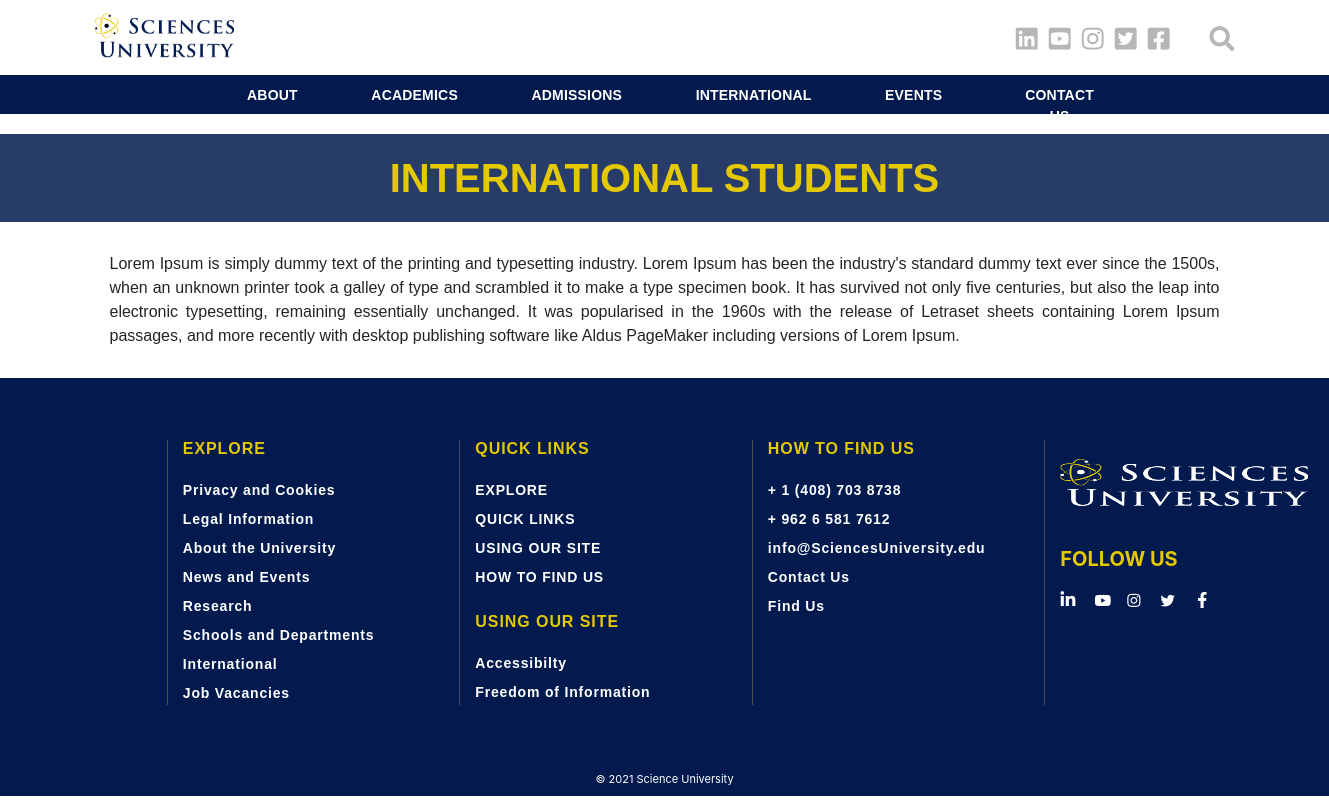
Page /html_pages/courses.php?id=10 on the committed database.
### tables this page shows
CREATE TABLE `logo` (
  `id` int(11) NOT NULL,
  `admin_id` int(11) NOT NULL,
  `logo_image` text NOT NULL,
  `alt_image` varchar(255) NOT NULL,
  `created_at` timestamp NOT NULL DEFAULT CURRENT_TIMESTAMP,
  `updated_at` timestamp NOT NULL DEFAULT CURRENT_TIMESTAMP
);

CREATE TABLE `menu_link` (
  `id` int(11) NOT NULL,
  `parent_id` int(11) DEFAULT '1',
  `admin_id` int(11) NOT NULL,
  `title` varchar(60) NOT NULL,
  `path` text,
  `type` enum('header','footer') DEFAULT NULL,
  `body` text,
  `created_at` timestamp NOT NULL DEFAULT CURRENT_TIMESTAMP,
  `updated_at` timestamp NOT NULL DEFAULT CURRENT_TIMESTAMP
);

CREATE TABLE `course` (
  `id` int(11) NOT NULL,
  `admin_id` int(11) NOT NULL,
  `media_id` int(11) NOT NULL,
  `title` varchar(100) NOT NULL,
  `body` text NOT NULL,
  `created_at` timestamp NOT NULL DEFAULT CURRENT_TIMESTAMP,
  `updated_at` timestamp NOT NULL DEFAULT CURRENT_TIMESTAMP
);

CREATE TABLE `site_setting` (
  `id` int(11) NOT NULL,
  `admin_id` int(11) NOT NULL,
  `config_name` varchar(32) NOT NULL,
  `config_value` text NOT NULL,
  `created_at` timestamp NOT NULL DEFAULT CURRENT_TIMESTAMP,
  `updated_at` timestamp NOT NULL DEFAULT CURRENT_TIMESTAMP
);

### config/dbconfig.php (called while the page is built, shortened)
<?php
class ConnectDb {
  private $host ='localhost';
  private $user ='root';
  private $pass ='123456';
  private $dbname ='Science_uni';
  private $dbh;
  private $stmt;    public function __construct(){
      $dsn = 'mysql:host='. $this->host . ';dbname='. $this->dbname.'';
      $options = array(
          PDO::ATTR_PERSISTENT => true,
          PDO::ATTR_ERRMODE    => PDO::ERRMODE_EXCEPTION
      );
      try {
          $this->dbh = new PDO($dsn, $this->user, $this->pass, $options);
      } catch(PDOException $e){
          $this->error = $e->getMessage();
      }
  }
  public function query($query){
      $this->stmt = $this->dbh->prepare($query);
  }    public function bind($param, $value, $type = null){
      if(is_null($type)){
          switch(true){
                  default:
                  $type = PDO::PARAM_STR;
          }
      }
      $this->stmt->bindValue($param,  $value, $type);
  }    public function execute(){
      return $this->stmt->execute();
  }    public function resultset(){
      $this->execute();
      return $this->stmt->fetchAll(PDO::FETCH_ASSOC);
  }}
?>

### entity/logo.php (called while the page is built, shortened)
<?php
include_once('../config/dbconfig.php');
class Logo extends ConnectDb {
    public function getLogo() {
        $this->query('SELECT * FROM logo');
        $this->execute();
        $row=$this->resultset();
        return $row;
    }
}
?>

### entity/menu.php (called while the page is built, shortened)
<?php
include_once('../config/dbconfig.php');
class Menu extends ConnectDb {
    public function getMenuHeaderPublic() {
        $this->query('SELECT * FROM menu_link WHERE id <> 1 AND parent_id = 1 ORDER BY id LIMIT 6');
        $this->execute();
        $row=$this->resultset();
        return $row;
    }
    public function getMenuFooter() {
        $this->query('SELECT * FROM menu_link WHERE id <> 2 AND parent_id = 2');
        $this->execute();
        $row=$this->resultset();
        return $row;
    }
    public function getMenuFooterPublic() {
        $this->query('SELECT * FROM menu_link WHERE id <> 2 AND parent_id = 2 ORDER BY id LIMIT 4');
        $this->execute();
        $row=$this->resultset();
        return $row;
    }
    public function getSubMenuFooter($id) {
        $this->query('SELECT * FROM menu_link WHERE id <> 2 AND parent_id = :id');
        $this->bind(':id',$id);
        $this->execute();
        $row=$this->resultset();
        return $row;
    }
    public function countSub($id) {
        $this->query('SELECT COUNT(id) FROM menu_link WHERE id <> 2 AND parent_id = :id');
        $this->bind(':id',$id);
        $this->execute();
        $row=$this->resultset();
        return $row;
    }
}
?>

### entity/course.php (called while the page is built, shortened)
<?php
include_once('../config/dbconfig.php');
class Course extends ConnectDb {
    public function getCourseById($id){
        $this->query('SELECT course.* , media.title AS imgTitle , media.path,  media.alt_image FROM course INNER JOIN media ON  course.media_id = media.id WHERE course.id = :id');
        $this->bind('id',$id);
        $this->execute();
        $row=$this->resultset();
        return $row;
    }
}

### entity/site_setting.php (called while the page is built, shortened)
<?php
include_once('../config/dbconfig.php');
class SiteSet extends ConnectDb {
    public function getCopy() {
        $this->query("SELECT * FROM site_setting WHERE config_name = 'copyright'");
        $this->execute();
        $row=$this->resultset();
        return $row;
    }
}
?>

### html_pages/courses.php (the view)
<?php
include('public_header.php');
include('../entity/course.php');
$id = $_GET['id'];
$course = new Course();
$gCourse = $course->getCourseById($id);
?>
<link rel="stylesheet" href="style/main-pages.css" />
<main>
    <h1 class="heading-title"><?php echo $gCourse[0]['title'] ?></h1>
    <div class="container">
      <p><?php echo $gCourse[0]['body'] ?></p>
    </div>
  </main>
<?php
include('public_footer.php');
?>

### html_pages/public_header.php (shortened to what this page needs)
<?php
include('../entity/menu.php');
include('../entity/logo.php');
include('../entity/site_setting.php');
$menu = new Menu();
$logo = new Logo();
$site = new SiteSet();
$gLogo = $logo->getLogo();
$gCopy = $site->getCopy();
?>
<!DOCTYPE html>
<html lang="en">
  <head>
      <link rel="stylesheet" href="https://pro.fontawesome.com/releases/v5.10.0/css/all.css"/>
      <link rel="stylesheet" href="style/header.css" />
      <link rel="stylesheet" href="style/index.css" />
      <link rel="stylesheet" href="style/titles.css" />
      <link rel="stylesheet" href="style/buttons.css" />
      <link rel="stylesheet" href="style/footer.css" />
      <link rel="stylesheet" href="bootstrap-4.6.0-dist/css/bootstrap.min.css"/>
  </head>
  <body>
    <header>
      <div class="header">
        <div class="container">
          <div class="row">
            <div class="col-2 logo-row">
              <a href="index.php"><img src="<?php echo $gLogo[0]['logo_image']; ?>" alt="<?php echo $gLogo[0]['alt_image']; ?>" class="logo" title="Sciences University"/></a>
            </div>
            <div class="col-10 social-media">
              <span class="icons align-middle" id="icons">
                <a href="https://www.linkedin.com/" title="linkedin"><i class="fab fa-linkedin"></i></a>
                <a href="https://www.youtube.com/" title="youtube"><i class="fab fa-youtube-square"></i></a>
                <a href="https://www.instagram.com/" title="instagram"><i class="fab fa-instagram"></i></a>
                <a href="https://www.twitter.com/" title="twitter"><i class="fab fa-twitter-square"></i></a>
                <a href="https://www.facebook.com/" title="facebook"><i class="fab fa-facebook-square fb"></i></a>
                <i class="fas fa-search search" id="search" onclick="openSearchBar()"></i>
              </span>
            </div>
          </div>
        </div>
      </div>
    <div class="cont-bk">
      <div class="container navbar-container">
        <div class="row">
          <div class="col-1"></div>
          <div class="col-11">
            <nav class="navbar navbar-expand-lg navbar-light navbar-grid">
              <div class="container-fluid content-nav navbar-section">
                <div class="collapse navbar-collapse navbar-section1" id="navbarNav">
                  <ul class="navbar-nav">
                  <?php
                        foreach($menu->getMenuHeaderPublic() as $gMenuH){
                      ?>
                    <li class="nav-item active About">
                      <a class="nav-link" aria-current="page" href="inner_page.php?id=<?php echo $gMenuH['id'] ?>" style="letter-spacing: 0.2px;"><?php echo $gMenuH['title'] ?></a>
                    </li>
                    <?php
                        }
                    ?>
                  </ul>
                </div>
              </div>
            </nav>
          </div>
        </div>
      </div>
    </div>
    </header>

### html_pages/public_footer.php (shortened to what this page needs)
<footer class="page-footer font-small indigo bottom-footer">
      <div class="container text-left text-md-left footer">
        <div class="row">
          <?php
          foreach($menu->getMenuFooter() as $gMenuF){
            $id = $gMenuF['id'];
            $count = $menu->countSub($id);
            if($gMenuF['title'] == "USING OUR SITE"){
              continue;
            }
          ?>
          <div class="col-lg-3 col-md-6 mx-auto border-footer">
          <?php if($count[0]['COUNT(id)'] > 4) {?>
            <ul class="list-unstyled first-col">
              <li class="titles-footer">
              <?php echo $gMenuF['title'] ?>
              </li>
              <?php
              foreach($menu->getSubMenuFooter($id) as $gSubMenu){
              ?>
              <li>
                <a href="inner_page.php?id=<?php echo $gSubMenu['id'] ?>"><?php echo $gSubMenu['title']; ?></a>
              </li>
              <?php
              }
              ?>
            </ul>
            <?php } elseif($count[0]['COUNT(id)'] == 4) {
              ?>
              <ul class="list-unstyled">
              <li class="titles-footer">
              <?php echo $gMenuF['title']; ?>
              </li>
              <?php
              foreach($menu->getMenuFooterPublic($id) as $gSubMenu){
              ?>
              <li>
                <a href="inner_page.php?id=<?php echo $gSubMenu['id'] ?>"><?php echo $gSubMenu['title']; ?></a>
              </li>
              <?php
              }
              ?>
              <li class="titles-footer mg-30">
                USING OUR SITE
              </li>
              <li>
                <a href="#!">Accessibilty</a>
              </li>
              <li class="free-margin">
                <a href="#!">Freedom of Information</a>
              </li>
              <li>
                  <?php
                } ?>
          </div>
          <?php
          }
          ?>
          <div class="col-lg-3 col-md-6 mx-auto border-footer">
            <a href="index.php"><img src="../img/footer-logo.png" title="Sciences University" alt="<?php echo $gLogo[0]['alt_image']; ?>"/></a>
            <h5 class="font-weight-bold text-uppercase last-footer-title">FOLLOW US</h5>
            <span class="icons align-middle">
              <a href="https://www.linkedin.com/" title="linkedin"><i class="fab fa-linkedin-in"></i ></a>
              <a href="https://www.youtube.com/" title="youtube"><i class="fab fa-youtube"></i></a>
              <a href="https://www.instagram.com/" title="instagram"><i class="fab fa-instagram"></i></a>
              <a href="https://www.twitter.com/" title="twitter"><i class="fab fa-twitter"></i></a>
              <a href="https://www.facebook.com/" title="facebook"><i class="fab fa-facebook-f"></i></a>
            </span>
          </div>
        </div>
      </div>
      <div class="footer-copyright text-center copy-right"><p>&copy; <script>document.write(new Date().getFullYear())</script><?php echo " " . $gCopy[0]['config_value']?> </p>
      </div>
    </footer>
  </body>
</html>

### html_pages/style/header.css (style rules this page uses)
* { margin: 0; padding: 0; box-sizing: border-box; }
body header .header { display: flex; justify-content: space-between; width: 100%; height: 75px; background-color: #ffffff; }
body header .header .logo-row { padding: 0; }
body header .header .logo-row .logo { width: 139px; margin: 13px 0; }
body header .header .social-media { padding: 25px 0; text-align: right; }
body header .header .social-media .icons { width: 15.2778%; height: 25px; margin: 25px 0 25px 68.1667%; padding: 0; font-size: 0; }
body header .header .social-media .icons i { width: 23px; font-size: 25px; margin: 0 10px 0 0; background-color: transparent; color: #b6b6b6; }
body header .header .social-media .icons .fb { margin-right: 0; }
body header .header .social-media .icons .search { width: 25px; font-size: 25px; margin: 0 0 0 40px; }
body header .cont-bk { background-color: #021a4e; }
body header .navbar-container { background-color: #021a4e; }
body header .navbar-container .row .navbar-grid { height: 39px; padding: 10px 0; background-color: #021a4e; width: 100%; }
body header .navbar-container .row .navbar-grid .navbar-section { padding: 0; }
body header .navbar-container .row .navbar-grid .navbar-section .navbar-section1 ul { width: 91.6129%; margin: 0 4.1935% 0 4.1935%; }
body header .navbar-container .row .navbar-grid .navbar-section .navbar-section1 ul li a { height: 19px; font-family: "mainFontSBold", sans-serif; font-size: 14px; font-weight: 600; letter-spacing: 0.2px; text-align: center; color: #ffffff; padding: 0; text-transform: uppercase; }
body header .navbar-container .row .navbar-grid .navbar-section .navbar-section1 ul .About { margin: 0 73.5px 0 0; }

### html_pages/style/index.css (style rules this page uses)
* { margin: 0; padding: 0; box-sizing: border-box; }

### html_pages/style/footer.css (style rules this page uses)
* { margin: 0; padding: 0; box-sizing: border-box; }
body footer { background-color: #021a4e !important; }
body footer .footer { margin-left: 13.6805%; margin-right: 15.3819%; height: 383px; padding: 0; }
body footer .footer .row { height: 383px; }
body footer .footer .row .border-footer { height: 100%; max-height: 265px; border-left: solid 1px #4d4d4d; margin: 62px 0 6.39% 0; }
body footer .footer .row .border-footer ul .titles-footer { height: 22px; color: #e4c800; margin: 0 0 15px; font-family: "mainFontBold", sans-serif; font-size: 16px; font-weight: bold; font-stretch: normal; font-style: normal; line-height: normal; letter-spacing: 0.93px; }
body footer .footer .row .border-footer ul li { height: 19px; margin-top: 10px; }
body footer .footer .row .border-footer ul li a { color: #ffffff; text-decoration: none; font-family: "mainFontSBold", sans-serif; font-size: 14px; font-weight: 600; font-stretch: normal; font-style: normal; line-height: normal; letter-spacing: 0.82px; text-align: center; }
body footer .footer .row .border-footer ul .mg-30 { margin-top: 30px; }
body footer .footer .row .border-footer .free-margin { margin-bottom: 0; }
body footer .footer .row .border-footer img { width: 94.79%; height: 49px; margin: 18px 0 39.5px 0; }
body footer .footer .row .border-footer .last-footer-title { margin: 0 0 15px 0; color: #e4c800; }
body footer .footer .row .border-footer span { width: 15.2778%; height: 25px; margin: 0 0 0 0; padding: 0; font-size: 0; }
body footer .footer .row .border-footer span i { color: #ffffff; }
body footer .footer .row .border-footer span .fa-linkedin-in { width: 17px; height: 17px; font-size: 17px; margin-right: 17.1px; padding: 0.7px 0.3px 0.1px 0.3px; }
body footer .footer .row .border-footer span .fa-youtube { width: 14.8px; height: 10.5px; font-size: 14.8px; margin-right: 18.1px; }
body footer .footer .row .border-footer span .fa-instagram { width: 15px; height: 15px; font-size: 15px; margin-right: 18.3px; }
body footer .footer .row .border-footer span .fa-twitter { width: 14.3px; height: 11.8px; font-size: 14.3px; margin-right: 22.4px; }
body footer .footer .row .border-footer span .fa-facebook-f { width: 7.5px; height: 16.1px; font-size: 16.1px; margin-right: 0; }
body footer .copy-right { height: 35px; color: #fff; background-color: var(--copyright); padding: 10px 0; }
body footer .copy-right p { margin: 0; font-size: 11px; }

### rows in the picture
logo: logo_image (picture)
menu_link: title "ABOUT"
menu_link: title "ACADEMICS"
menu_link: title "ADMISSIONS"
menu_link: title "INTERNATIONAL"
menu_link: title "EVENTS"
menu_link: title "CONTACT US"
course: title "INTERNATIONAL STUDENTS", body "Lorem Ipsum is simply dummy text of the printing and typesetting industry. Lorem Ipsum has been the industry's standard dummy text ever since the 1500s, when an unknown printer took a galley of type and scrambled it to make a type specimen book. It has survived not only five centuries, but also the leap into electronic typesetting, remaining essentially unchanged. It was popularised in the 1960s with the release of Letraset sheets containing Lorem Ipsum passages, and more recently with desktop publishing software like Aldus PageMaker including versions of Lorem Ipsum."
menu_link: title "EXPLORE"
menu_link: title "Privacy and Cookies"
menu_link: title "Legal Information"
menu_link: title "About the University"
menu_link: title "News and Events"
menu_link: title "Research"
menu_link: title "Schools and Departments"
menu_link: title "International"
menu_link: title "Job Vacancies"
menu_link: title "QUICK LINKS"
menu_link: title "USING OUR SITE"
menu_link: title "HOW TO FIND US"
menu_link: title "+ 1 (408) 703 8738"
menu_link: title "+ 962 6 581 7612"
menu_link: title "info@SciencesUniversity.edu"
menu_link: title "Contact Us"
menu_link: title "Find Us"
site_setting: config_value "Science University"
